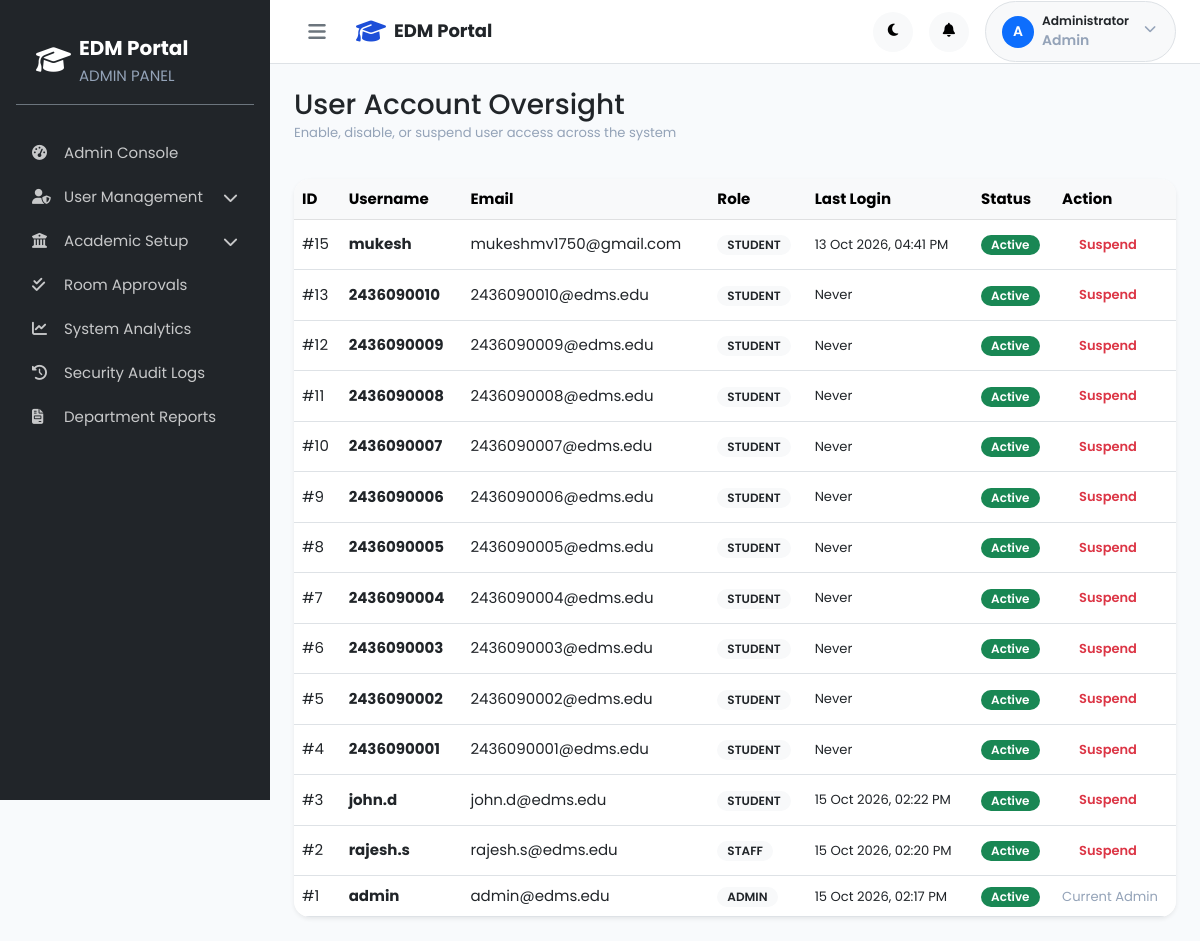
Page /admin/manage_accounts.php (signed in) on the committed database.
### tables this page shows
CREATE TABLE `users` (
  `id` int(10) UNSIGNED NOT NULL,
  `username` varchar(50) NOT NULL,
  `email` varchar(150) NOT NULL,
  `password` varchar(255) NOT NULL,
  `role` enum('student','staff','admin') NOT NULL,
  `status` enum('active','inactive','suspended') NOT NULL DEFAULT 'active',
  `profile_image` varchar(255) DEFAULT NULL,
  `last_login` datetime DEFAULT NULL,
  `password_reset_token` varchar(255) DEFAULT NULL,
  `password_reset_expires` datetime DEFAULT NULL,
  `created_at` timestamp NOT NULL DEFAULT current_timestamp(),
  `updated_at` timestamp NOT NULL DEFAULT current_timestamp() ON UPDATE current_timestamp()
);

### admin/manage_accounts.php (the view, shortened to what this page needs)
<?php
$db = getDB();
$users = $db->query("SELECT * FROM users ORDER BY id DESC")->fetchAll();
require_once __DIR__ . '/../includes/header.php';
?>
<div class="d-flex" id="wrapper">
    <?php require_once __DIR__ . '/../includes/sidebar.php'; ?>
    <div id="page-content-wrapper" class="w-100">
        <?php require_once __DIR__ . '/../includes/navbar.php'; ?>
        <div class="container-fluid p-4">
            <div class="d-flex justify-content-between align-items-center mb-4">
                <div>
                    <h1 class="h3 font-weight-bold text-dark mb-0">User Account Oversight</h1>
                    <p class="text-muted small">Enable, disable, or suspend user access across the system</p>
                </div>
            </div>
            <div class="card border-0 shadow-sm" style="border-radius: 16px;">
                <div class="table-responsive">
                    <table class="table align-middle table-hover mb-0">
                        <thead class="table-light">
                            <tr>
                                <th>ID</th>
                                <th>Username</th>
                                <th>Email</th>
                                <th>Role</th>
                                <th>Last Login</th>
                                <th>Status</th>
                                <th>Action</th>
                            </tr>
                        </thead>
                        <tbody>
                            <?php foreach ($users as $u): ?>
                                <tr>
                                    <td>#<?= $u['id'] ?></td>
                                    <td><strong><?= htmlspecialchars($u['username']) ?></strong></td>
                                    <td><?= htmlspecialchars($u['email']) ?></td>
                                    <td><span class="badge bg-light text-dark text-uppercase small"><?= htmlspecialchars($u['role']) ?></span></td>
                                    <td class="small"><?= !empty($u['last_login']) ? date('d M Y, h:i A', strtotime($u['last_login'])) : 'Never' ?></td>
                                    <td>
                                        <?php if ($u['status'] === 'active'): ?>
                                            <span class="badge bg-success text-white font-weight-600">Active</span>
                                        <?php else: ?>
                                            <span class="badge bg-danger font-weight-600">Inactive / Suspended</span>
                                        <?php endif; ?>
                                    </td>
                                    <td>
                                        <?php if ($u['id'] != $_SESSION['user_id']): ?>
                                            <form action="" method="POST" class="d-inline">
                                                <button type="submit" class="btn btn-sm <?= $u['status'] === 'active' ? 'btn-outline-danger' : 'btn-outline-success' ?> rounded-pill px-3 font-weight-600">
                                                    <?= $u['status'] === 'active' ? 'Suspend' : 'Activate' ?>
                                                </button>
                                            </form>
                                        <?php else: ?>
                                            <span class="text-muted small">Current Admin</span>
                                        <?php endif; ?>
                                    </td>
                                </tr>
                            <?php endforeach; ?>
                        </tbody>
                    </table>
                </div>
            </div>
        </div>
    </div>
</div>
<?php require_once __DIR__ . '/../includes/footer.php'; ?>

### assets/css/style.css (style rules this page uses)
:root { --primary: #1D4ED8; --primary-light: #3B82F6; --primary-lighter: #93C5FD; --primary-lightest: #DBEAFE; --primary-dark: #1E40AF; --primary-darker: #1E3A8A; --accent: #06B6D4; --accent-light: #22D3EE; --accent-lighter: #A5F3FC; --accent-dark: #0891B2; --gray-50: #F8FAFC; --gray-100: #F1F5F9; --gray-200: #E2E8F0; --gray-300: #CBD5E1; --gray-400: #94A3B8; --gray-500: #64748B; --gray-600: #475569; --gray-700: #334155; --gray-800: #1E293B; --gray-900: #0F172A; --success: #10B981; --success-light: #D1FAE5; --warning: #F59E0B; --warning-light: #FEF3C7; --danger: #EF4444; --danger-light: #FEE2E2; --info: #3B82F6; --info-light: #DBEAFE; --bg-body: #F8FAFC; --bg-card: #FFFFFF; --bg-sidebar: #0F172A; --bg-navbar: #FFFFFF; --bg-input: #FFFFFF; --text-primary: #0F172A; --text-secondary: #475569; --text-muted: #94A3B8; --text-white: #FFFFFF; --text-link: #1D4ED8; --border-color: #E2E8F0; --border-radius: 12px; --border-radius-sm: 8px; --border-radius-lg: 16px; --border-radius-xl: 24px; --border-radius-full: 9999px; --shadow-xs: 0 1px 2px rgba(0, 0, 0, 0.05); --shadow-sm: 0 1px 3px rgba(0, 0, 0, 0.1), 0 1px 2px rgba(0, 0, 0, 0.06); --shadow-md: 0 4px 6px -1px rgba(0, 0, 0, 0.1), 0 2px 4px -2px rgba(0, 0, 0, 0.1); --shadow-lg: 0 10px 15px -3px rgba(0, 0, 0, 0.1), 0 4px 6px -4px rgba(0, 0, 0, 0.1); --shadow-xl: 0 20px 25px -5px rgba(0, 0, 0, 0.1), 0 8px 10px -6px rgba(0, 0, 0, 0.1); --shadow-glow: 0 0 20px rgba(29, 78, 216, 0.15); --sidebar-width: 270px; --sidebar-collapsed-width: 72px; --navbar-height: 64px; --transition-fast: 150ms ease; --transition-base: 250ms ease; --transition-slow: 400ms cubic-bezier(0.4, 0, 0.2, 1); --font-family: 'Poppins', -apple-system, BlinkMacSystemFont, 'Segoe UI', sans-serif; }
*, *::before, *::after { margin: 0; padding: 0; box-sizing: border-box; }
html { font-size: 16px; scroll-behavior: smooth; -webkit-font-smoothing: antialiased; -moz-osx-font-smoothing: grayscale; }
body { font-family: var(--font-family); font-size: 0.9375rem; font-weight: 400; line-height: 1.6; color: var(--text-primary); background-color: var(--bg-body); overflow-x: hidden; }
button { cursor: pointer; font-family: var(--font-family); border: none; background: none; outline: none; }
h1, h2, h3, h4, h5, h6 { font-weight: 600; line-height: 1.3; color: var(--text-primary); }
h1 { font-size: 1.875rem; }
p { margin-bottom: 0.75rem; color: var(--text-secondary); }
.text-muted { color: var(--text-muted) !important; }
.text-white { color: var(--text-white) !important; }
#wrapper, .app-wrapper { display: flex; width: 100%; min-height: 100vh; position: relative; overflow-x: hidden; background-color: var(--bg-body, #F8FAFC); }
#page-content-wrapper, .main-content { flex: 1; min-width: 0; margin-left: var(--sidebar-width) !important; padding-top: var(--navbar-height) !important; width: calc(100% - var(--sidebar-width)) !important; min-height: 100vh; transition: margin-left var(--transition-slow), width var(--transition-slow); background-color: var(--bg-body, #F8FAFC); }
.badge { display: inline-flex; align-items: center; gap: 4px; padding: 4px 10px; border-radius: var(--border-radius-full); font-size: 0.75rem; font-weight: 600; line-height: 1; white-space: nowrap; }
.btn { display: inline-flex; align-items: center; justify-content: center; gap: 8px; padding: 10px 20px; border-radius: var(--border-radius-sm); font-family: var(--font-family); font-size: 0.875rem; font-weight: 600; line-height: 1.5; text-align: center; cursor: pointer; border: 1px solid transparent; transition: all var(--transition-fast); white-space: nowrap; }
.btn-sm { padding: 6px 14px; font-size: 0.8125rem; }
.card { background: var(--bg-card); border: 1px solid var(--border-color); border-radius: var(--border-radius); box-shadow: var(--shadow-xs); transition: all var(--transition-base); overflow: hidden; }
:root { --bs-backdrop-zindex: 10500; --bs-modal-zindex: 10550; }
.d-flex { display: flex; }
body, .card, .navbar, #main-navbar, .sidebar, #sidebar, .table, .form-control, .form-select, .dropdown-menu, .modal-content, .list-group-item { transition: background-color 0.22s ease, border-color 0.22s ease, color 0.22s ease; }

### rows in the picture
users: id "15", username "mukesh", email "mukeshmv1750@gmail.com", role "STUDENT", last_login "13 Oct 2026, 04:41 PM", status "Active"
users: id "13", username "2436090010", email "2436090010@edms.edu", role "STUDENT", shows "Never", status "Active"
users: id "12", username "2436090009", email "2436090009@edms.edu", role "STUDENT", shows "Never", status "Active"
users: id "11", username "2436090008", email "2436090008@edms.edu", role "STUDENT", shows "Never", status "Active"
users: id "10", username "2436090007", email "2436090007@edms.edu", role "STUDENT", shows "Never", status "Active"
users: id "9", username "2436090006", email "2436090006@edms.edu", role "STUDENT", shows "Never", status "Active"
users: id "8", username "2436090005", email "2436090005@edms.edu", role "STUDENT", shows "Never", status "Active"
users: id "7", username "2436090004", email "2436090004@edms.edu", role "STUDENT", shows "Never", status "Active"
users: id "6", username "2436090003", email "2436090003@edms.edu", role "STUDENT", shows "Never", status "Active"
users: id "5", username "2436090002", email "2436090002@edms.edu", role "STUDENT", shows "Never", status "Active"
users: id "4", username "2436090001", email "2436090001@edms.edu", role "STUDENT", shows "Never", status "Active"
users: id "3", username "john.d", email "john.d@edms.edu", role "STUDENT", last_login "15 Oct 2026, 02:22 PM", status "Active"
users: id "2", username "rajesh.s", email "rajesh.s@edms.edu", role "STAFF", last_login "15 Oct 2026, 02:20 PM", status "Active"
users: id "1", username "admin", email "admin@edms.edu", role "ADMIN", last_login "15 Oct 2026, 02:17 PM", status "Active", shows "Current Admin"

### other values in the picture
$currentRole "ADMIN"
$item['label'] "Admin Console"
$item['label'] "User Management"
$item['label'] "Academic Setup"
$item['label'] "Room Approvals"
$item['label'] "System Analytics"
$item['label'] "Security Audit Logs"
$item['label'] "Department Reports"
substr($userName, 0, 1) "A"
$userName "Administrator"
$currentRole "Admin"
